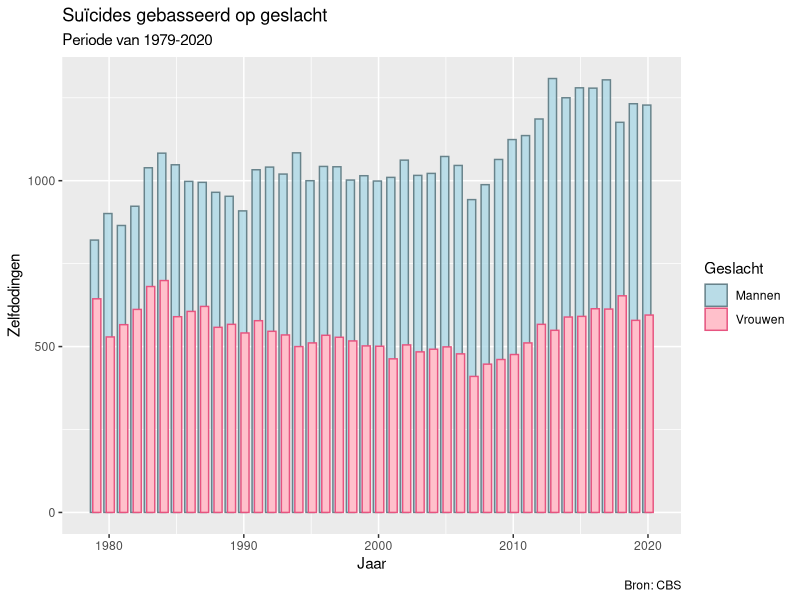
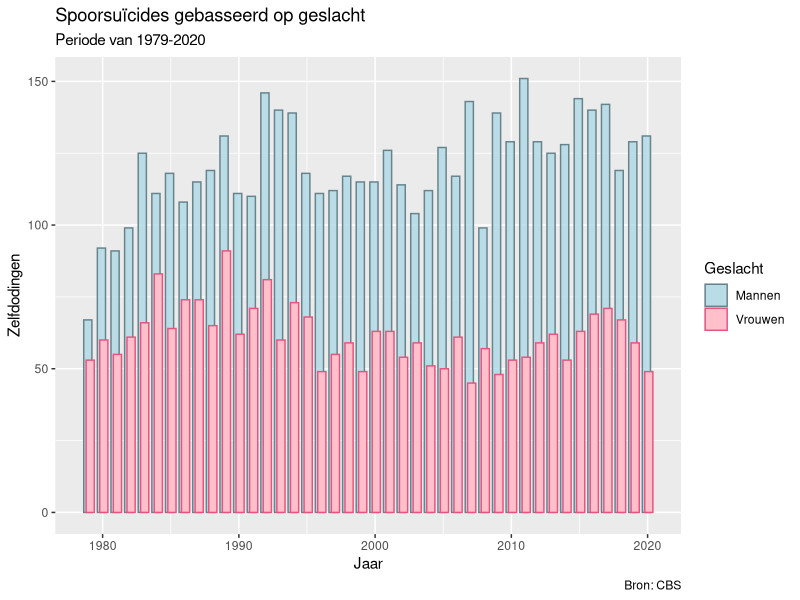
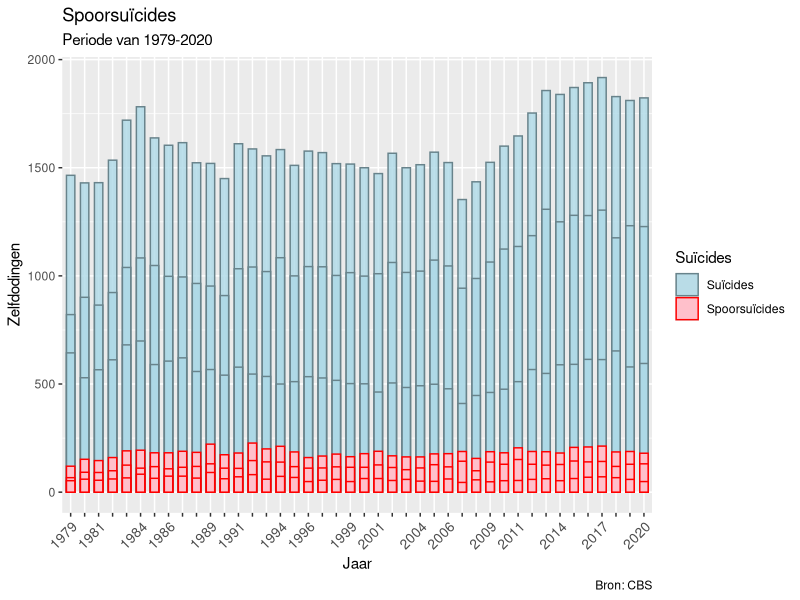
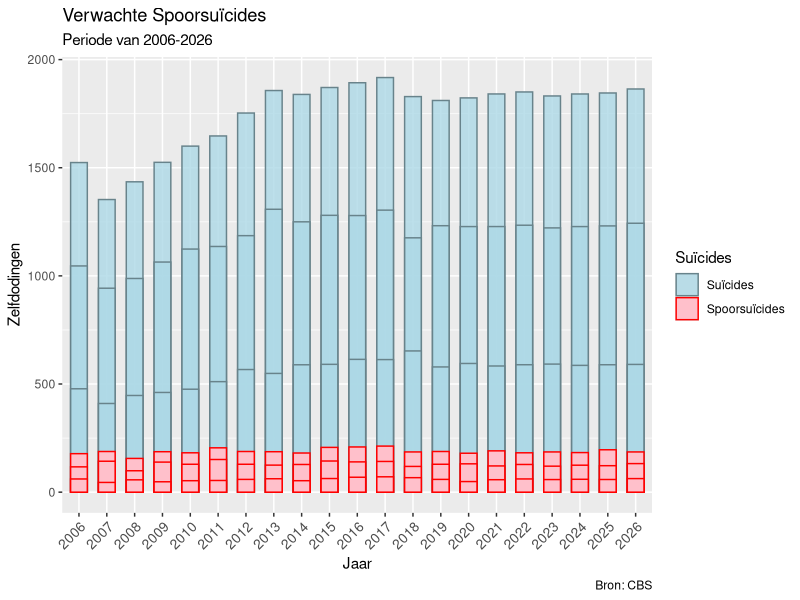
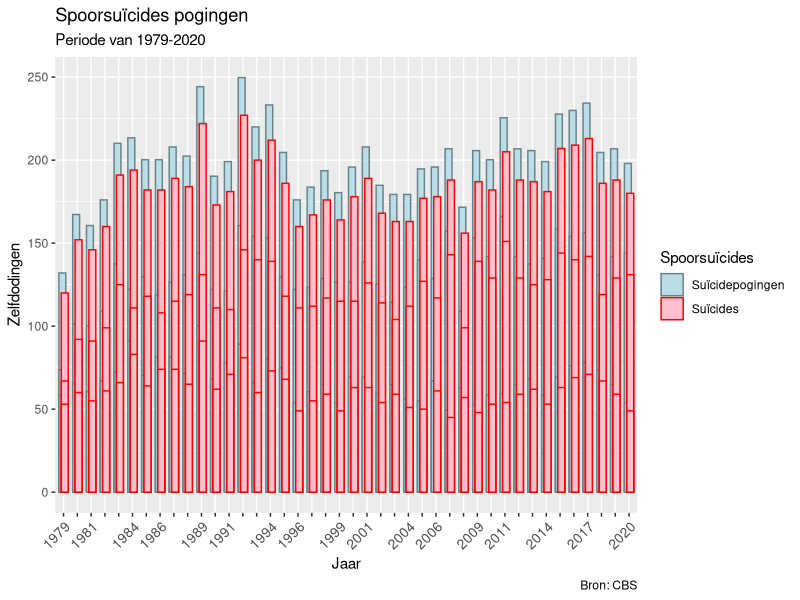
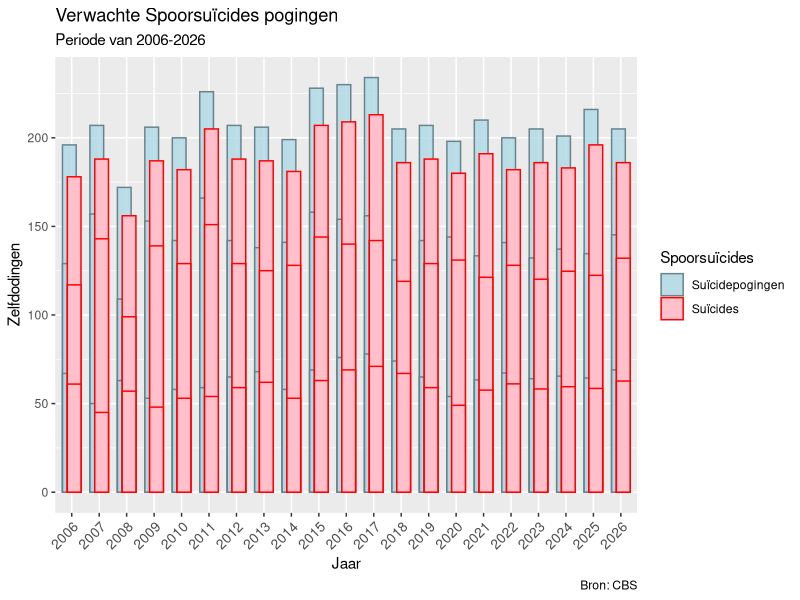
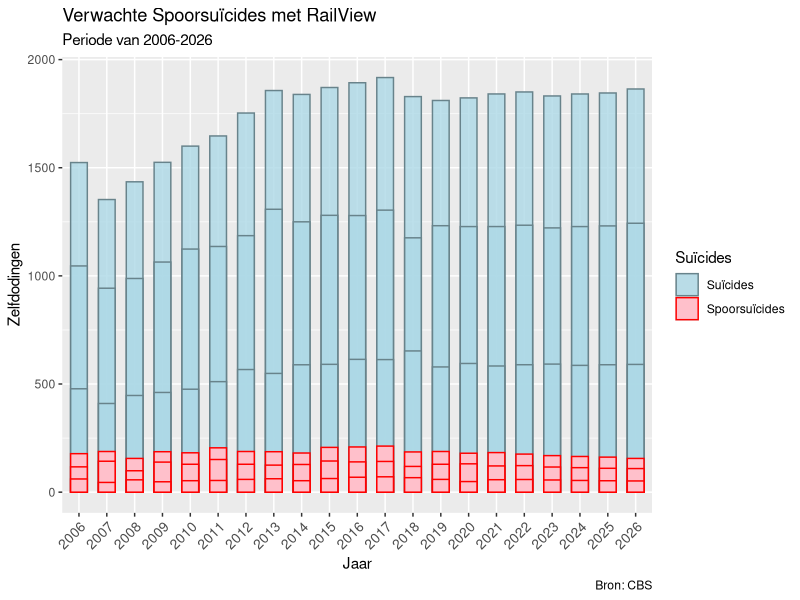
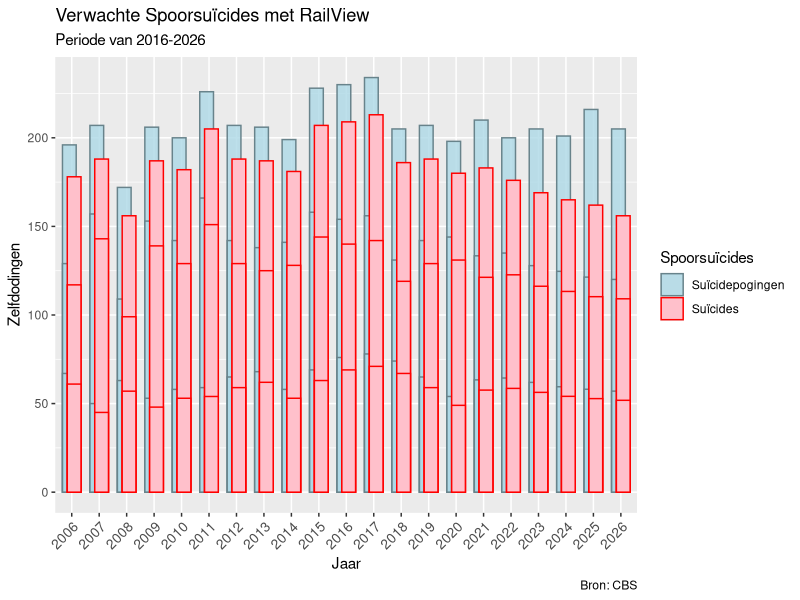

Write the R code that produced these figures, in order.
## ---- chunk 1
library(readxl)
library(dplyr)
library(ggplot2)
library(reshape2)

AanrijdingLocatie <- read_xlsx("Spoordata_locatie.xlsx")
SpoorData_solution <- read_xlsx("Spoordata_solution.xlsx")
AanrijdingData <- read_xlsx("AanrijdingData.xlsx")
SpoorData_prediction <- read_xlsx("Spoordata_prediction.xlsx")
SpoorData <- read_xlsx("1979-2020 spoordata.xlsx")
## ---- chunk 2
Zelfdodingen <- SpoorData%>%
  select(Totaal_zelfdoding, Geslacht, Perioden)%>%
  filter(Geslacht == "Mannen" | Geslacht == "Vrouwen")

  ggplot(data=Zelfdodingen, aes(x=Perioden, y=Totaal_zelfdoding, fill= Geslacht, colour= Geslacht, alpha = Geslacht, width =1.2)) +
  geom_bar(stat="identity", position=position_dodge(width=0.35))+
  scale_colour_manual(values=c("lightblue4", "#e75480")) +
  scale_fill_manual(values = c("#add8e6", "Pink"))+
  scale_alpha_manual(values=c(.8, 1))+
  xlab("Jaar")+
  ylab("Zelfdodingen")+
  labs(title="Suïcides gebasseerd op geslacht",
       subtitle= "Periode van 1979-2020",
       caption= "Bron: CBS")
## ---- chunk 3
Zelfdoding_trein <- SpoorData%>%
  filter(Geslacht == "Mannen" | Geslacht == "Vrouwen")

ggplot(data=Zelfdoding_trein, aes(x=Perioden, y=DMV_trein, fill=Geslacht, colour=Geslacht, alpha=Geslacht, width=1.2)) +
  geom_bar(stat="identity", position=position_dodge(width=0.35))+
  scale_colour_manual(values=c("lightblue4", "#e75480")) +
  scale_fill_manual(values = c("#add8e6", "Pink"))+
  scale_alpha_manual(values=c(.8, 1))+
  xlab("Jaar")+
  ylab("Zelfdodingen")+
  labs(title="Spoorsuïcides gebasseerd op geslacht",
       subtitle= "Periode van 1979-2020",
       caption= "Bron: CBS")
## ---- chunk 4
Totaal_vs_trein <- SpoorData%>%
  select(Totaal_zelfdoding, DMV_trein, Perioden)%>%
  rename(Suïcides=Totaal_zelfdoding)%>%
  rename(Spoorsuïcides=DMV_trein)
  
Totaal_vs_trein_bar <- melt(Totaal_vs_trein, id.vars = c("Perioden"))%>%
  rename(Suïcides=variable)

ggplot(data=Totaal_vs_trein_bar, aes(x=factor(Perioden), y=value, fill=Suïcides, color=Suïcides, alpha=Suïcides, width=0.6)) +
  geom_bar(width=.8, stat="identity", position ="identity") +
  scale_colour_manual(values=c("lightblue4", "red")) +
  scale_fill_manual(values=c("lightblue", "pink")) +
  scale_alpha_manual(values=c(.8, 1))+
  scale_x_discrete(guide = guide_axis(check.overlap = TRUE))+
  theme(axis.text.x = element_text(angle = 45, hjust = 1, size = 10, vjust=1))+
  xlab("Jaar")+
  ylab("Zelfdodingen")+
    labs(title="Spoorsuïcides",
       subtitle= "Periode van 1979-2020",
       caption= "Bron: CBS")

## ---- chunk 5
New_Totaal_vs_trein <- SpoorData_prediction%>%
  select(Totaal_zelfdoding, DMV_trein, Perioden)%>%
  rename(Suïcides=Totaal_zelfdoding)%>%
  rename(Spoorsuïcides=DMV_trein)

New_Totaal_vs_trein_bar <- melt(New_Totaal_vs_trein, id.vars = c("Perioden"))%>%
  filter(between(Perioden,2006,2026))%>%
  rename(Suïcides=variable)

ggplot(data=New_Totaal_vs_trein_bar, aes(x=factor(Perioden), y=value, fill=Suïcides, color=Suïcides, alpha=Suïcides, width=0.6)) +
  geom_bar(width=.8, stat="identity", position ="identity") +
  scale_colour_manual(values=c("lightblue4", "red")) +
  scale_fill_manual(values=c("lightblue", "pink")) +
  scale_alpha_manual(values=c(.8, 1))+
  scale_x_discrete(guide = guide_axis(check.overlap = TRUE))+
  theme(axis.text.x = element_text(angle = 45, hjust = 1, size = 10, vjust=1))+
  xlab("Jaar")+
  ylab("Zelfdodingen")+
    labs(title="Verwachte Spoorsuïcides",
       subtitle= "Periode van 2006-2026",
       caption= "Bron: CBS")
## ---- chunk 6
Zelfdodingen_trein_pogingen <- SpoorData%>%
  select(DMV_trein_attempts, DMV_trein, Perioden)%>%
  rename(Suïcides=DMV_trein)%>%
  rename(Suïcidepogingen= DMV_trein_attempts)

Trein_pogingen <- melt(Zelfdodingen_trein_pogingen, id.vars = c("Perioden"))%>%
  rename(Spoorsuïcides=variable)

ggplot(data=Trein_pogingen, aes(x=factor(Perioden), y=value, fill=Spoorsuïcides, color=Spoorsuïcides, alpha=Spoorsuïcides, width=1)) +
  geom_bar(width=.8, stat="identity", position =position_dodge(width=0.35)) +
  scale_colour_manual(values=c("lightblue4", "red")) +
  scale_fill_manual(values=c("lightblue", "pink")) +
  scale_alpha_manual(values=c(.8, 1))+
  scale_x_discrete(guide = guide_axis(check.overlap = TRUE))+
  theme(axis.text.x = element_text(angle = 45, hjust = 1, size = 10, vjust=1))+
  xlab("Jaar")+
  ylab("Zelfdodingen")+
    labs(title="Spoorsuïcides pogingen",
       subtitle= "Periode van 1979-2020",
       caption= "Bron: CBS")
## ---- chunk 7
New_Zelfdodingen_trein_pogingen <- SpoorData_prediction%>%
  select(DMV_trein_attempts, DMV_trein, Perioden)%>%
  rename(Suïcides=DMV_trein)%>%
  rename(Suïcidepogingen= DMV_trein_attempts)
  
New_Trein_pogingen <- melt(New_Zelfdodingen_trein_pogingen, id.vars = c("Perioden"))%>%
  filter(between(Perioden,2006,2026))%>%
  rename(Spoorsuïcides=variable)

ggplot(data=New_Trein_pogingen, aes(x=factor(Perioden), y=value, fill=Spoorsuïcides, color=Spoorsuïcides, alpha=Spoorsuïcides, width=1)) +
  geom_bar(width=.8, stat="identity", position =position_dodge(width=0.35)) +
  scale_colour_manual(values=c("lightblue4", "red")) +
  scale_fill_manual(values=c("lightblue", "pink")) +
  scale_alpha_manual(values=c(.8, 1))+
  scale_x_discrete(guide = guide_axis(check.overlap = TRUE))+
  theme(axis.text.x = element_text(angle = 45, hjust = 1, size = 10, vjust=1))+
  xlab("Jaar")+
  ylab("Zelfdodingen")+
    labs(title="Verwachte Spoorsuïcides pogingen",
       subtitle= "Periode van 2006-2026",
       caption= "Bron: CBS")
## ---- chunk 8
Fix_Totaal_vs_trein <- SpoorData_solution%>%
  select(Totaal_zelfdoding, DMV_trein, Perioden)%>%
  rename(Suïcides=Totaal_zelfdoding)%>%
  rename(Spoorsuïcides=DMV_trein)

Fix_Totaal_vs_trein_bar <- melt(Fix_Totaal_vs_trein, id.vars = c("Perioden"))%>%
  filter(between(Perioden,2006,2026))%>%
rename(Suïcides = variable)

ggplot(data=Fix_Totaal_vs_trein_bar, aes(x=factor(Perioden), y=value, fill=Suïcides, color=Suïcides, alpha=Suïcides, width=0.6)) +
  geom_bar(width=.8, stat="identity", position ="identity") +
  scale_colour_manual(values=c("lightblue4", "red")) +
  scale_fill_manual(values=c("lightblue", "pink")) +
  scale_alpha_manual(values=c(.8, 1))+
  scale_x_discrete(guide = guide_axis(check.overlap = TRUE))+
  theme(axis.text.x = element_text(angle = 45, hjust = 1, size = 10, vjust=1))+
  xlab("Jaar")+
  ylab("Zelfdodingen")+
    labs(title="Verwachte Spoorsuïcides met RailView",
       subtitle= "Periode van 2006-2026",
       caption= "Bron: CBS")
## ---- chunk 9
Fix_Zelfdodingen_trein_pogingen <- SpoorData_solution%>%
  select(DMV_trein_attempts, DMV_trein, Perioden)%>%
  rename(Suïcides=DMV_trein)%>%
  rename(Suïcidepogingen= DMV_trein_attempts)

Fix_Trein_pogingen <- melt(Fix_Zelfdodingen_trein_pogingen, id.vars = c("Perioden"))%>%
  filter(between(Perioden,2006,2026))%>%
  rename(Spoorsuïcides = variable)

ggplot(data=Fix_Trein_pogingen, aes(x=factor(Perioden), y=value, fill=Spoorsuïcides, color=Spoorsuïcides, alpha=Spoorsuïcides, width=1)) +
  geom_bar(width=.8, stat="identity", position = position_dodge(width=0.35)) +
  scale_colour_manual(values=c("lightblue4", "red")) +
  scale_fill_manual(values=c("lightblue", "pink")) +
  scale_alpha_manual(values=c(.8, 1))+
  scale_x_discrete(guide = guide_axis(check.overlap = TRUE))+
  theme(axis.text.x = element_text(angle = 45, hjust = 1, size = 10, vjust=1))+
  xlab("Jaar")+
  ylab("Zelfdodingen")+
    labs(title="Verwachte Spoorsuïcides met RailView",
       subtitle= "Periode van 2016-2026",
       caption= "Bron: CBS")
## ---- chunk 10
Aanrijdingen <- AanrijdingData%>%
  select(DMV_aanrijding_of_object_op_spoor, Aantal_storingen, Perioden)%>%
  rename("Totaal"=Aantal_storingen)%>%
  rename("Aanrijding of object op spoor" = DMV_aanrijding_of_object_op_spoor)

AanrijdingenBarChart <- melt(Aanrijdingen, id.vars = c("Perioden"))%>%
rename(Storingen = variable)

ggplot(data=AanrijdingenBarChart, aes(x=factor(Perioden), y=value, fill=Storingen, color=Storingen, alpha=Storingen, width=0.6)) +
  geom_bar(width=.8, stat="identity", position ="dodge") +
  scale_colour_manual(values=c("red", "lightblue4")) +
  scale_fill_manual(values=c("pink", "lightblue")) +
  scale_alpha_manual(values=c(.8, 1))+
  scale_x_discrete(guide = guide_axis(check.overlap = TRUE))+
  theme(axis.text.x = element_text(angle = 45, hjust = 1, size = 10, vjust=1))+
  xlab("Jaar")+
  ylab("Storingen")+
    labs(title="Aantal storingen waaronder aanrijding of object op spoor",
       subtitle= "Periode van 2011-2021",
       caption= "Bron: Rijdendetreinen.nl")
## ---- chunk 11
Spoorsuïcide_locatie <-AanrijdingLocatie%>%
  rename("Vrij Spoor" = Locatie_vrij_spoor)%>%
  rename("Overwegen" = Locatie_overwegen)%>%
  rename("Station" = Locatie_station)

AanrijdingenLocatiePieChart <- melt(Spoorsuïcide_locatie, id.vars = c("Totaal Spoorsuïcides"))%>%
  rename(Locatie = variable)

ggplot(data=AanrijdingenLocatiePieChart, aes(x="", y=value, fill=Locatie))+
  geom_bar(stat="identity", width=1) +
  coord_polar("y", start=0)+
  theme_void()+
  geom_text(aes(y = value, label = Locatie), color = "white", size=5) +
  scale_fill_brewer(palette="Set1")+
  labs(title="Spoorsuïcides locatie",
  subtitle= "Periode van 1979-2021",
  caption= "Bron: Wikipedia")

